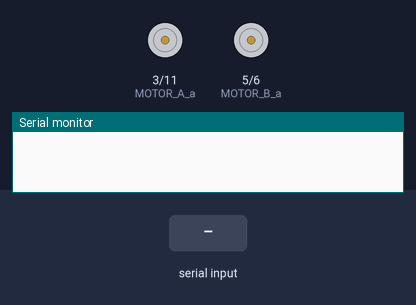
Bench run of a sketch on a simulated Arduino Uno, built with avr-gcc and run on an emulated ATmega328P. On the bench: motor-driver pin pairs drawn as motors (green arrow = first pin HIGH = forward, orange = second pin HIGH = backward, longer = more drive), the last lines printed to the serial monitor. The inputs (shaded band) are chosen by the test bench.

Above: at 1.2 s.
1.3 s: "w" received over the second serial link
At 2.5 s:
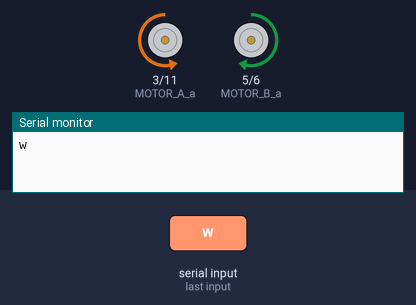
2.8 s: "a" received over the second serial link
At 3.6 s:
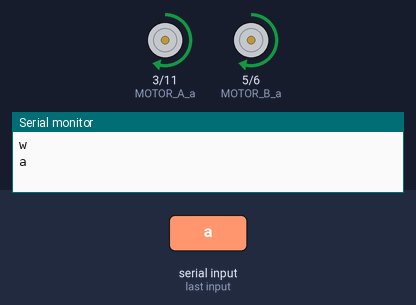
4.3 s: "d" received over the second serial link
At 4.8 s:
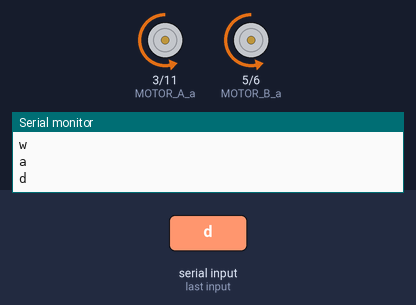
5.8 s: "s" received over the second serial link
At 7.1 s:
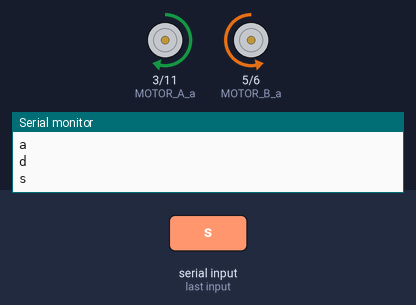
Timing chart, 0 to 8.8 s (numbered marks = the images above; inputs shaded):
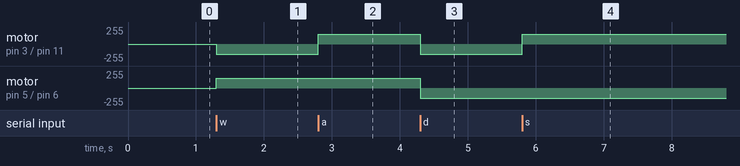

Measured:
- after the input at 1.3 s, motor on pin 3 (MOTOR_A_a) / pin 11 (MOTOR_A_b): stopped → backward 150/255 at once; motor on pin 5 (MOTOR_B_a) / pin 6 (MOTOR_B_b): stopped → forward 150/255 at once
- after the input at 2.8 s, motor on pin 3 (MOTOR_A_a) / pin 11 (MOTOR_A_b): backward 150/255 → forward 150/255 at once
- after the input at 4.3 s, motor on pin 3 (MOTOR_A_a) / pin 11 (MOTOR_A_b), motor on pin 5 (MOTOR_B_a) / pin 6 (MOTOR_B_b): forward 150/255 → backward 150/255 at once
- after the input at 5.8 s, motor on pin 3 (MOTOR_A_a) / pin 11 (MOTOR_A_b): backward 150/255 → forward 150/255 at once

The sketch:

rc_car_bt.ino
```cpp
#define MOTOR_A_a 3     //모터A의 +출력핀은 3번핀입니다
#define MOTOR_A_b 11    //모터A의 -출력핀은 11번핀입니다
#define MOTOR_B_a 5     //모터B의 +출력핀은 5번핀입니다
#define MOTOR_B_b 6     //모터B의 -출력핀은 6번핀입니다
#define MOTOR_SPEED 150 //모터의 기준속력입니다(0~255)

#include <SoftwareSerial.h>
SoftwareSerial bluetooth(7,8); //Tx,Rx

unsigned char m_a_spd = 0, m_b_spd = 0; //모터의 속력을 저장하는 전역변수
boolean m_a_dir = 0, m_b_dir = 0;       //모터의 방향을 결정하는 전역변수

void setup()
{
  //모터 제어 핀들을 출력으로 설정합니다.
  pinMode(MOTOR_A_a, OUTPUT);
  pinMode(MOTOR_A_b, OUTPUT);
  pinMode(MOTOR_B_a, OUTPUT);
  pinMode(MOTOR_B_b, OUTPUT);

  bluetooth.begin(9600);
  Serial.begin(9600);
}

void loop()
{
  unsigned char bt_cmd = 0;   //명령어 저장용 문자형 변수

  if (bluetooth.available())   //데이터가 입력되었을 때
  {
    bt_cmd = bluetooth.read(); //변수에 입력된 데이터 저장
    Serial.println((char)bt_cmd);
    rc_ctrl_val(bt_cmd);     //입력된 데이터에 따라 모터에 입력될 변수를 조정하는 함수
  }
  if (Serial.available()) {
    bluetooth.write(Serial.read());
    bt_cmd = Serial.read(); //변수에 입력된 데이터 저장
    Serial.println((char)bt_cmd);
    rc_ctrl_val(bt_cmd);     //입력된 데이터에 따라 모터에 입력될 변수를 조정하는 함수
  }
  motor_drive();             //모터를 구동하는 함수
}

void rc_ctrl_val(unsigned char cmd) //입력된 데이터에 따라 모터에 입력될 변수를 조정하는 함수
{
  if(cmd == 'w')  //'w'가 입력되었을 때, 전진
  {
    m_a_dir = 0;  //모터A 정방향
    m_b_dir = 0;  //모터B 정방향
    m_a_spd = MOTOR_SPEED;  //모터A의 속력값 조정
    m_b_spd = MOTOR_SPEED;  //모터B의 속력값 조정
  }
  else if(cmd == 'a')  //'a'가 입력되었을 때, 제자리 좌회전
  {
    m_a_dir = 1;  //모터A 역방향
    m_b_dir = 0;  //모터B 정방향
    m_a_spd = MOTOR_SPEED;  //모터A의 속력값 조정
    m_b_spd = MOTOR_SPEED;  //모터B의 속력값 조정
  }
  else if(cmd == 'd')  //'d'가 입력되었을 때, 제자리 우회전
  {
    m_a_dir = 0;  //모터A 정방향
    m_b_dir = 1;  //모터B 역방향
    m_a_spd = MOTOR_SPEED;  //모터A의 속력값 조정
    m_b_spd = MOTOR_SPEED;  //모터B의 속력값 조정
  }
  else if(cmd == 's')  //'s'가 입력되었을 때, 후진
  {
    m_a_dir = 1;  //모터A 역방향
    m_b_dir = 1;  //모터B 역방향
    m_a_spd = MOTOR_SPEED;  //모터A의 속력값 조정
    m_b_spd = MOTOR_SPEED;  //모터B의 속력값 조정
  }
  else if(cmd == 'x')
  {
    m_a_dir = 0;  //모터A 정방향
    m_b_dir = 0;  //모터B 정방향
    m_a_spd = 0;  //모터A의 정지
    m_b_spd = 0;  //모터B의 정지
  }
}

void motor_drive()  //모터를 구동하는 함수
{
  if(m_a_dir == 0)
  {
    digitalWrite(MOTOR_A_a, LOW);     //모터A+ LOW
    analogWrite(MOTOR_A_b, m_a_spd);  //모터A-의 속력을 PWM 출력
  }
  else
  {
    analogWrite(MOTOR_A_a, m_a_spd);  //모터A+의 속력을 PWM 출력
    digitalWrite(MOTOR_A_b, LOW);     //모터A- LOW
  }
  if(m_b_dir == 1)
  {
    digitalWrite(MOTOR_B_a, LOW);     //모터B+ LOW
    analogWrite(MOTOR_B_b, m_b_spd);  //모터B-의 속력을 PWM 출력
  }
  else
  {
    analogWrite(MOTOR_B_a, m_b_spd);  //모터B+의 속력을 PWM 출력
    digitalWrite(MOTOR_B_b, LOW);     //모터B- LOW
  }
}
```
